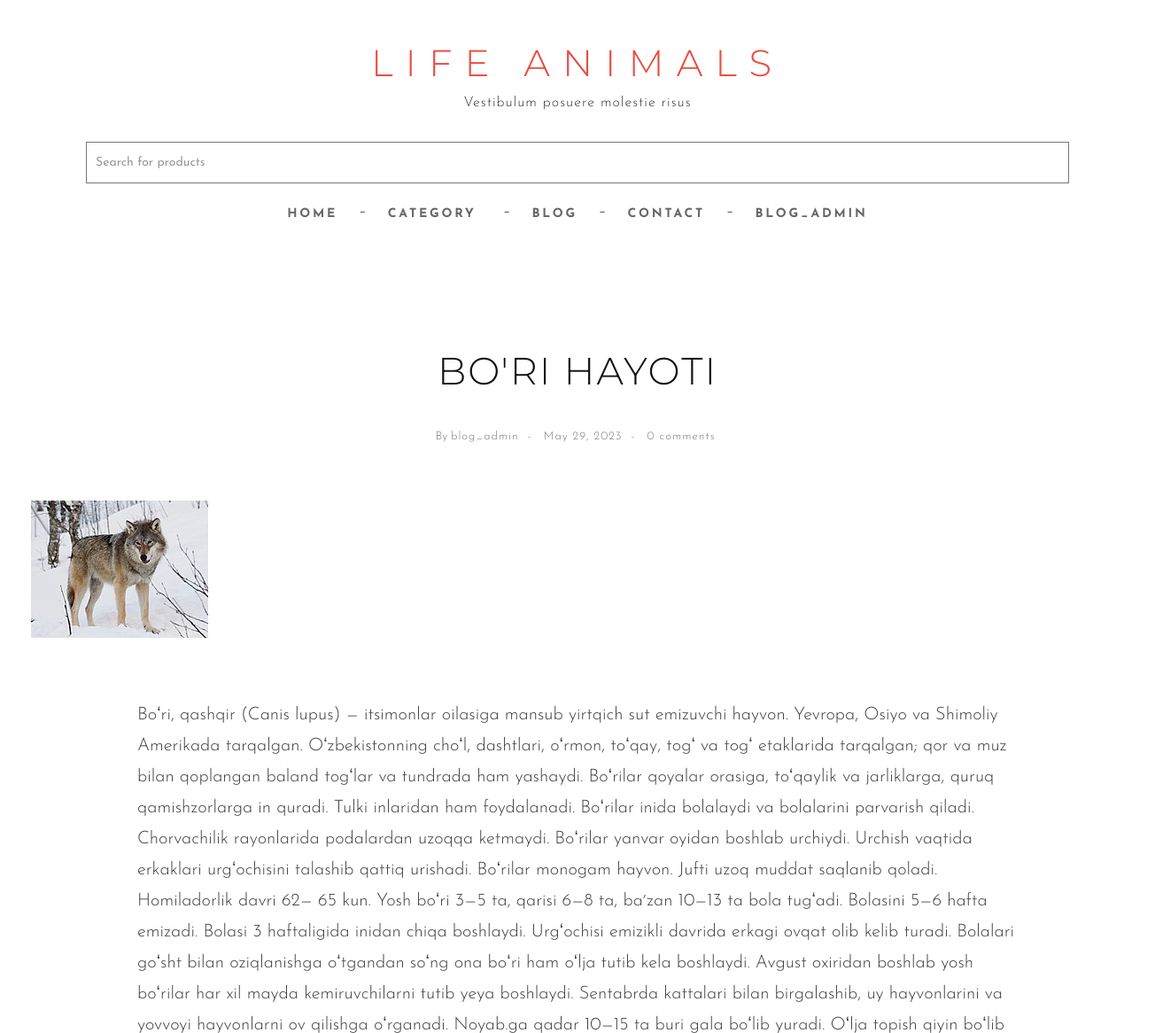
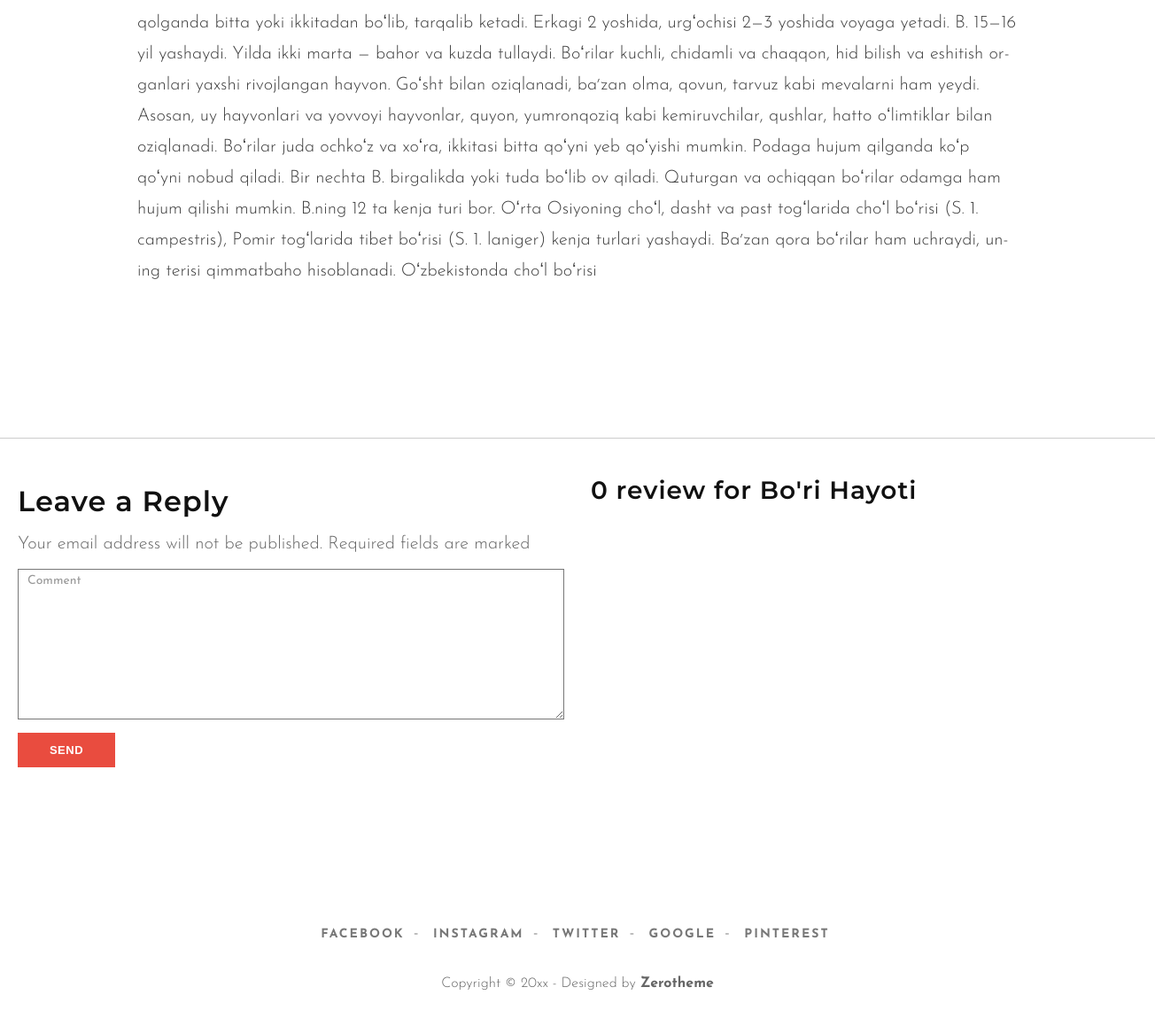
Screenshot of /detail/3/ (signed in) with the database file from the repository (2 pictures, top to bottom).
### main/models.py (models this page shows, shortened)
class Article(models.Model):
    title = models.CharField(max_length=250)
    slug = models.SlugField(max_length=250)
    category = models.ForeignKey(
        Category, on_delete=models.PROTECT, related_name='articles_cat')
    image = models.ImageField(upload_to='article/%Y/%m/%d')
    author = models.ForeignKey(
        User, on_delete=models.PROTECT, related_name='articles_user')
    published = models.DateField(auto_now_add=True)
    body = models.TextField()
    tag = models.ManyToManyField(Tag, related_name='articles_tag')
    class Meta:
        ordering = ["-id"]

### main/views.py (the view)
# urls.py: path('detail/<pk>/', views.Detail_Article.as_view(), name='detail'),
class Detail_Article(DetailView):
    model = Article
    template_name = 'detail_article.html'

### main/context_cat.py (called while the page is built)
def main_context(request):
    all_categories = Category.objects.all()
    data = {
        'all_categories': all_categories,
    }
    return data

### templates/detail_article.html (shortened to what this page needs)
{% extends "base.html" %}
{% load static %}
{% block content %}
<div id="page-content">
	<div class="box-content">
		<div class="container-fluid">
			<article class="single-post">
				<div class="wrap-post">
					<div class="entry-header text-center">
						<h1 class="entry-title">{{object.title}}</h1>
						<span class="entry-meta">
							<ul class="list-inline link">
								<li>By <a href="#">{{object.author}}</a></li>
								<li><a href="#">{{object.published}}</a></li>
								<li><a href="#">{{object.comments.count}} comments</a></li>
							</ul>
						</span>
					</div>
					<div class="post-thumbnail-wrap">
						<div class="portfolio-box">
							<img src="{{object.image.url}}" class="img-responsive" alt="">
						</div>
					</div>
					<div class="entry-content">
						{{object.body}}
					</div>
				</div>
			</article>
		</div>
		<div class="container-fluid">
			<div class="row">
				<div class="comments-are">
					<div id="comment">
						<div class="row">
							<div class="col-md-6">
								<form name="formcomment" method="post" action="{% url 'main:comment' object.id %}">
									<h3>Leave a Reply</h3>
									<span>Your email address will not be published. Required fields are marked </span>
									<div class="form-group">
										<textarea name="comment" id="message" class="form-control" rows="4" cols="25"
											required="required" placeholder="Comment"></textarea>
									</div>
									<button type="submit" class="btn btn-skin btn-sm" name="submitcomment">send</button>
								</form>
							</div>
							<div class="col-md-6">
								<h4 class="mb-4">{{object.comments.count}} review for {{object.title|title}}
								</h4>
								</div>
							</div>
						</div>
					</div>
				</div>
			</div>
		</div>
		{% endblock content %}

### templates/base.html (shortened to what this page needs)
{% load static %}
<!DOCTYPE html>
<html lang="en">
<head>
    <link href="{% static 'css/bootstrap.min.css' %}" rel="stylesheet" type="text/css">
    <link href="{% static 'css/style.css' %}" rel="stylesheet">
    <link href="{% static 'font-awesome/css/font-awesome.min.css' %}" rel="stylesheet" type="text/css">
    <link href="{% static 'owl-carousel/owl-carousel.css' %}" rel="stylesheet">
</head>
<body>
    <header class="main-header">
        <div class="container text-center">
            <a class="site-branding" href="{% url 'main:home' %}">
                <h1 class="site-title">
                    LIFE ANIMALS
                </h1>
                <p class="site-description">
                    Vestibulum posuere molestie risus
                </p>
            </a>
        </div>
        <center>
            <div class="row">
                <div class="col-sm-12">
                    <form action="{% url 'main:sort_by_title' %}" method="get">
                        <div class="row container">
                            <div class="col-sm-12">
                                <input name="title" type="text" class="form-control" id="search" placeholder="Search for products">
                            </div>
                        </div>
                    </form>
                </div>
            </div>
        </center>
        <div id="menu-wrapper">
            <nav id="menu" class="navbar">
                <div class="container">
                    <div class="collapse navbar-collapse navbar-ex1-collapse">
                        <ul class="nav navbar-nav">
                            <li><a href="{% url 'main:home' %}">Home</a></li>
                            <li class="dropdown"><a href="archive.html" class="dropdown-toggle"
                                    data-toggle="dropdown">Category</a>
                            </li>
                            <li><a href="{% url 'main:list_articles' %}">Blog</a></li>
                            <li><a href="{% url 'accounts:contact' %}">Contact</a></li>
                            <li class="dropdown">
                                <a href="#" class="dropdown-toggle" data-toggle="dropdown">
                                    {% if request.user.is_authenticated %}
                                    {{ request.user.username }}
                                    {% else %}
                                    Account
                                    {% endif %}
                                </a>
                            </li>
                        </ul>
                    </div>
                </div>
            </nav>
        </div>
    </header>
    {% block content %}
    {% endblock content %}
    <footer class="main-footer">
        <div class="wrap-footer">
            <div class="container">
                <ul class="list-inline top-link link">
                    <li><a href="https://www.facebook.com/">Facebook</a></li>
                    <li><a href="https://www.instagram.com/">Instagram</a></li>
                    <li><a href="https://twitter.com/">Twitter</a></li>
                    <li><a href="https://www.google.com/">Google</a></li>
                    <li><a href="https://www.pinterest.com/">Pinterest</a></li>
                </ul>
                <div class="copyright">
                    <span>Copyright © 20xx - Designed by <a href="#">Zerotheme</a></span>
                </div>
            </div>
        </div>
    </footer>
</body>
</html>

### rows the page displays
Article: title "BO'RI HAYOTI", author "blog_admin", published "May 29, 2023", comments.count "0", image (picture), body "Boʻri, qashqir (Canis lupus) — itsimonlar oilasiga mansub yirtqich sut emizuvchi hayvon. Yevropa, Osiyo va Shimoliy Amerikada tarqalgan. Oʻzbekistonning choʻl, dashtlari, oʻrmon, toʻqay, togʻ va togʻ etaklarida tarqalgan; qor va muz bilan qoplangan baland togʻlar va tundrada ham yashaydi. Boʻrilar qoyalar orasiga, toʻqaylik va jarliklarga, quruq qamishzorlarga in quradi. Tulki inlaridan ham foydalanadi. Boʻrilar inida bolalaydi va bolalarini parvarish qiladi. Chorvachilik rayonlarida podalardan uzoqqa ketmaydi. Boʻrilar yanvar oyidan boshlab urchiydi. Urchish vaqtida erkaklari urgʻochisini talashib qattiq urishadi. Boʻrilar monogam hayvon. Jufti uzoq muddat saqlanib qoladi. Homiladorlik…", title "Bo'ri Hayoti"

### other values shown
{{ request.user.username }} "BLOG_ADMIN"
